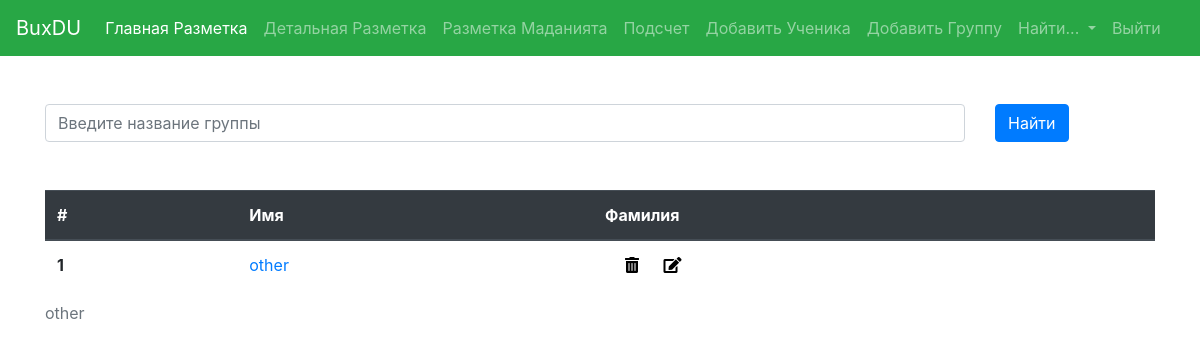
The page /groups/ on the database as committed earlier.
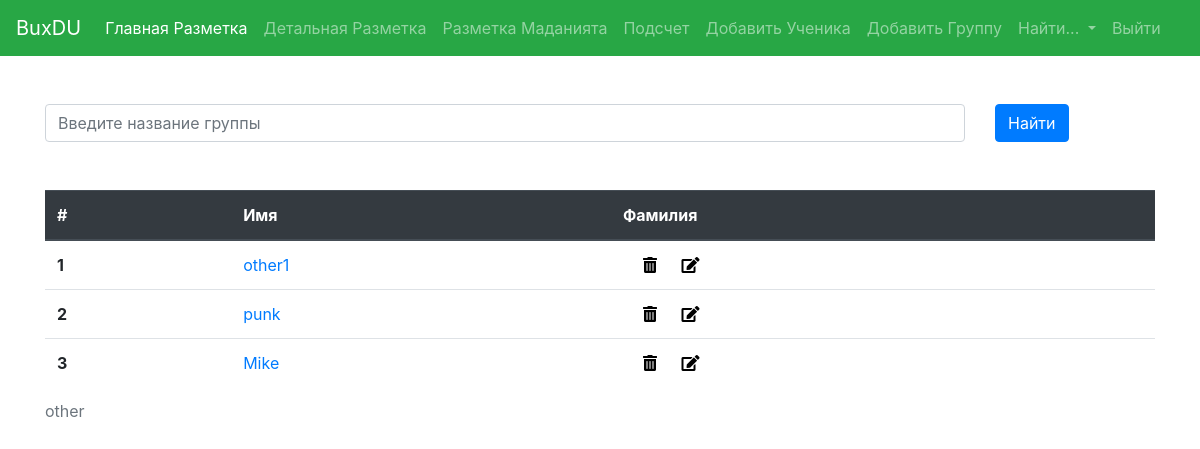
The same page on the database as committed later.
### zones/models.py (models this page shows, shortened)
class Group(models.Model):
    title = models.CharField(max_length=255, blank=True, null=True)

class Owner(models.Model):
    name = models.CharField(max_length=255, blank=True, null=True)
    group = models.ForeignKey(Group, on_delete=models.PROTECT)
    def link(self):
        return reverse('student', kwargs={'id': self.id})

### zones/views.py (the view)
# urls.py: path('groups/', views.groups, name="groups"),
def groups(request):
    groups = Group.objects.all()
    context = {'groups': groups}
    return render(request, 'groups.html', context)

### zones/templates/groups.html (shortened to what this page needs)
{% extends 'base.html' %}
{% block content %}
    <div class="container mt-5">
        <form action="{% url 'search' %}" method="POST">
            <div class="row">
                <div class="col-md-10">
                    <input type="text" name="search" placeholder="Введите название группы" class="form-control">
                </div>
                <div class="col-md-2">
                    <button class="btn btn-primary" type="submit">Найти</button>
                </div>
            </div>
        </form>
        <div class="mt-5">
            {% for group in groups %}
            <table class="table">
                <caption>
                    {{group.title}}
                </caption>
                <thead class="thead-dark">
                    <tr>
                        <th scope="col">#</th>
                        <th scope="col">Имя</th>
                        <th scope="col">Фамилия</th>
                    </tr>
                </thead>
                <tbody>
                    {% for student in group.owner_set.all %}
                    <tr>
                        <th scope="row">{{ forloop.counter }}</th>
                        <td><a href="{{student.link}}">{{student.name}}</a></td>
                        <td><a href="{% url 'student_delete' student.id %}" style="text-decoration: none; margin: 0 20px;"><i class="fas fa-trash-alt" style="color: black;"></i></a>
                            <a href="{% url 'student_edit' student.id %}" ><i class="fas fa-edit" style="color: black;"></i></a></td>
                    </tr>
                    {% endfor %}
                </tbody>
            </table>
            {% endfor %}
        </div>
    </div>
{% endblock %}

Rows that differ between the two databases and show on the page:
changed Owner: name "other" → "other1"
added Owner: name "punk"
added Owner: name "Mike"
